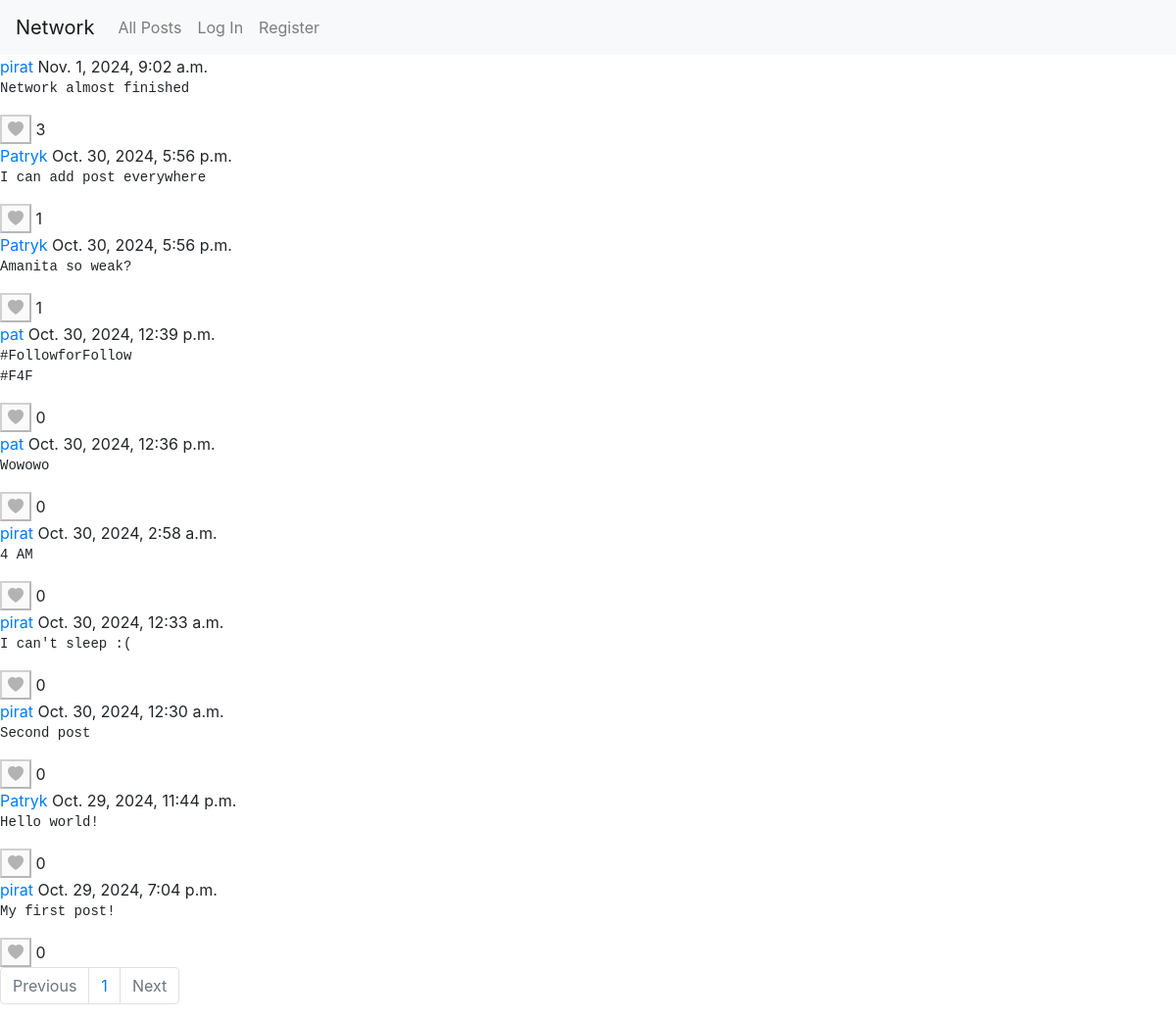
Before: / with the older database file.
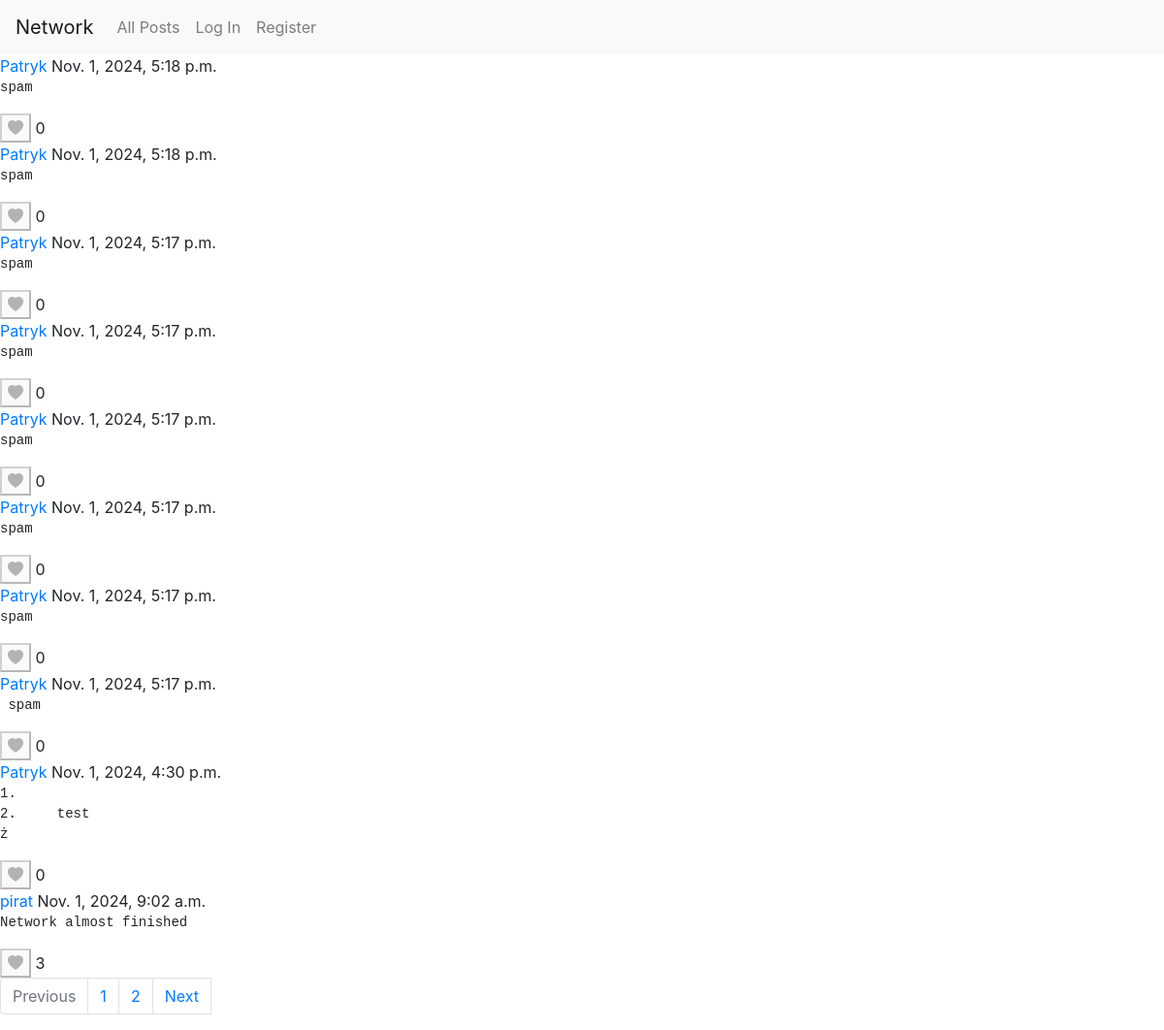
After: the same page with the newer database file.
### network/models.py (models this page shows, shortened)
class Post(models.Model):
    user = models.ForeignKey(User, on_delete=models.CASCADE, related_name="posts")
    body = models.TextField(blank=True)
    timestamp = models.DateTimeField(auto_now_add=True)
    likes = models.ManyToManyField(User, blank=True, related_name="liked_posts")

class User(AbstractUser):
    following = models.ManyToManyField("self", symmetrical=False, related_name="followers")

### network/views.py (the view)
# urls.py: path("", views.index, name="index"),
def index(request):
    posts = Post.objects.all().order_by("-timestamp")
    paginator = Paginator(posts, 10)
    page_number = request.GET.get('page')
    page = paginator.get_page(page_number)
    return render(request, "network/index.html", {
        "paginator": paginator,
        "page_data": page
    })

### network/templates/network/index.html (shortened to what this page needs)
{% extends "network/layout.html" %}
{% load static %}
{% block body %}
<div class="feed">
    {% for post in page_data%}
    <div class="post" data-post-id="{{ post.id }}">
        <a href="{% url "user_profile" post.user.id %}">{{post.user}}</a>
        <span> {{post.timestamp}} </span>
        <pre>{{post.body}}</pre>
        {% if user.is_authenticated %}
            {% if user in post.likes.all %}
                <button class="like-btn" data-post-id="{{ post.id }}"><i class="bi bi-heart-fill"></i></button>
            {% else %}
                <button class="like-btn" data-post-id="{{ post.id }}"><i class="bi bi-heart"></i></button>
            {% endif %}
        {% else %}
        <button id="like-btn-disabled" class="like-btn" disabled ><i class="bi bi-heart-fill"></i></button>
        {% endif %}
        <span class="like-count" data-post-id="{{ post.id }}">{{ post.likes.count }}</span>
    </div>
    {% endfor %}
</div>
<ul class="pagination">
    {% if page_data.has_previous %}
        <a class="page-link" href="/?page={{page_data.previous_page_number}}">Previous</a>
    {% else %}
    <li class="page-item disabled">
        <a class="page-link" tabindex="-1">Previous</a>
    </li>
    {% endif %}
    {% for page in paginator.page_range %}
        <li class="page-item"><a class="page-link" href="/?page={{page}}">{{page}}</a></li>
    {% endfor %}
    {% if page_data.has_next %}
        <a class="page-link" id="next-page" href="/?page={{page_data.next_page_number}}">Next</a>
    {% else %}
        <li class="page-item disabled">
            <a class="page-link" >Next</a>
        </li>
    {% endif %}
</ul>
{% endblock %}

Changed rows visible on the page:
no longer on this page (row unchanged): Post: user "Patryk", timestamp "Oct. 30, 2024, 5:56 p.m.", body "I can add post everywhere", likes.count "1"
no longer on this page (row edited): Post: user "Patryk", timestamp "Oct. 30, 2024, 5:56 p.m.", body "Amanita so weak?", likes.count "1"
no longer on this page (row unchanged): Post: user "pat", timestamp "Oct. 30, 2024, 12:39 p.m.", body "#FollowforFollow #F4F", likes.count "0"
no longer on this page (row unchanged): Post: user "pat", timestamp "Oct. 30, 2024, 12:36 p.m.", body "Wowowo", likes.count "0"
no longer on this page (row unchanged): Post: user "pirat", timestamp "Oct. 30, 2024, 2:58 a.m.", body "4 AM", likes.count "0"
no longer on this page (row unchanged): Post: user "pirat", timestamp "Oct. 30, 2024, 12:33 a.m.", body "I can't sleep :(", likes.count "0"
no longer on this page (row unchanged): Post: user "pirat", timestamp "Oct. 30, 2024, 12:30 a.m.", body "Second post", likes.count "0"
no longer on this page (row unchanged): Post: user "Patryk", timestamp "Oct. 29, 2024, 11:44 p.m.", body "Hello world!", likes.count "0"
no longer on this page (row unchanged): Post: user "pirat", timestamp "Oct. 29, 2024, 7:04 p.m.", body "My first post!", likes.count "0"
added Post: user "Patryk", timestamp "Nov. 1, 2024, 5:18 p.m.", body "spam", likes.count "0"
added Post: user "Patryk", timestamp "Nov. 1, 2024, 5:18 p.m.", body "spam", likes.count "0"
added Post: user "Patryk", timestamp "Nov. 1, 2024, 5:17 p.m.", body "spam", likes.count "0"
added Post: user "Patryk", timestamp "Nov. 1, 2024, 5:17 p.m.", body "spam", likes.count "0"
added Post: user "Patryk", timestamp "Nov. 1, 2024, 5:17 p.m.", body "spam", likes.count "0"
added Post: user "Patryk", timestamp "Nov. 1, 2024, 5:17 p.m.", body "spam", likes.count "0"
added Post: user "Patryk", timestamp "Nov. 1, 2024, 5:17 p.m.", body "spam", likes.count "0"
added Post: user "Patryk", timestamp "Nov. 1, 2024, 5:17 p.m.", body "spam", likes.count "0"
added Post: user "Patryk", timestamp "Nov. 1, 2024, 4:30 p.m.", body "1. 2. test ż", likes.count "0"
Other visible differences:
new list line: "2"
